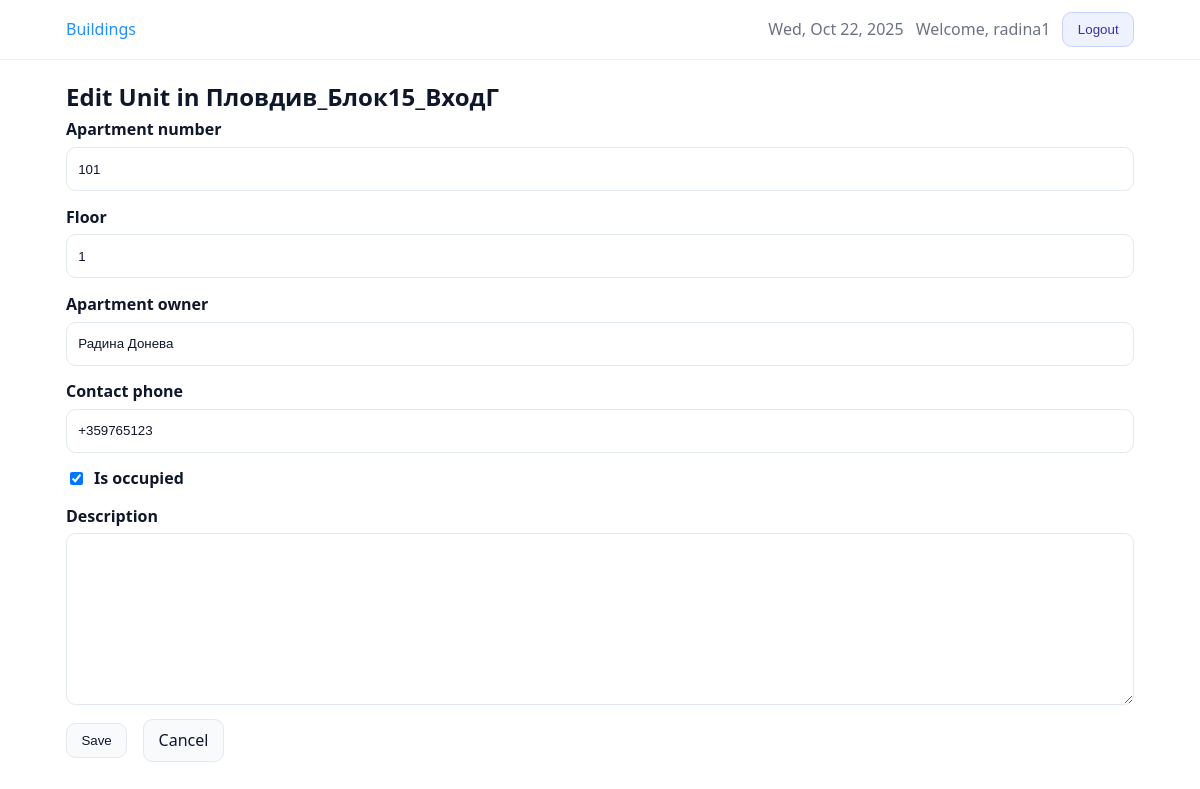
Page /units/14/edit/ (signed in) on the committed database.
### core/models.py (models this page shows, shortened)
class TimeStampedModel(models.Model):
    created_at = models.DateTimeField(auto_now_add=True, db_index=True)
    updated_at = models.DateTimeField(auto_now=True)
    class Meta:
        abstract = True

class Unit(TimeStampedModel):
    building = models.ForeignKey(
        Building,
        on_delete=models.CASCADE,
        related_name="units",  # used by counts/annotations
    )
    number = models.CharField("Apartment number", max_length=32)
    floor = models.IntegerField(null=True, blank=True)
    owner_name = models.CharField("Apartment owner", max_length=255, blank=True)
    contact_phone = models.CharField(
        "Contact phone",
        max_length=32,
        blank=True,
        validators=[phone_validator]
    )
    is_occupied = models.BooleanField(default=False)
    description = models.TextField(blank=True)
    objects = UnitQuerySet.as_manager()
    class Meta:
        ordering = ["building_id", "number", "id"]
        constraints = [
            models.UniqueConstraint(
                Lower("number"),
                "building",
                name="unique_unit_number_ci_per_building",
            )
        ]
        indexes = [
            models.Index(fields=["building", "number"]),
        ]

### core/views.py (the view, shortened to what this page needs)
# urls.py: path("units/<int:pk>/edit/", views.UnitUpdateView.as_view(), name="unit_update"),
class UnitUpdateView(LoginRequiredMixin, UserPassesTestMixin, UpdateView):
    model = Unit
    form_class = UnitForm
    template_name = "core/unit_form.html"
    def get_object(self, queryset=None):
        obj = super().get_object(queryset)
        self.building = obj.building
        return obj
    def test_func(self):
        unit = self.get_object()
        return self.request.user.is_staff or unit.building.owner_id == self.request.user.id
    def get_form_kwargs(self):
        kwargs = super().get_form_kwargs()
        kwargs["building"] = self.building
        kwargs["user"] = self.request.user
        return kwargs

### core/forms.py (shortened to what this page needs)
class UnitForm(forms.ModelForm):
    class Meta:
        model = Unit
        fields = ("number", "floor", "owner_name", "contact_phone", "is_occupied", "description")
    def __init__(self, *args, user=None, building=None, **kwargs):
        self._user = user
        self._building = building
        super().__init__(*args, **kwargs)
        if "building" in self.fields:
            if self._building is not None:
                self.fields["building"].initial = self._building
                self.fields["building"].disabled = True
        self.fields["contact_phone"].widget.attrs.setdefault(
            "placeholder", "+359..."
        )

### templates/core/unit_form.html (shortened to what this page needs)
{% extends "base.html" %}
{% load static %}
{% block content %}
  {% if building %}
    {% if form.instance.pk %}
      {% with page_title="Edit Unit in "|add:building.name %}
        {% include "core/_form_layout.html" with form=form title=page_title cancel_url=cancel_url %}
      {% endwith %}
    {% else %}
      {% with page_title="New Unit in "|add:building.name %}
        {% include "core/_form_layout.html" with form=form title=page_title cancel_url=cancel_url %}
      {% endwith %}
    {% endif %}
  {% elif form.instance.building_id %}
    {% if form.instance.pk %}
      {% with page_title="Edit Unit in "|add:form.instance.building.name %}
        {% include "core/_form_layout.html" with form=form title=page_title cancel_url=cancel_url %}
      {% endwith %}
    {% else %}
      {% with page_title="New Unit in "|add:form.instance.building.name %}
        {% include "core/_form_layout.html" with form=form title=page_title cancel_url=cancel_url %}
      {% endwith %}
    {% endif %}
  {% else %}
    {% with page_title=form.instance.pk|yesno:"Edit Unit,New Unit" %}
      {% include "core/_form_layout.html" with form=form title=page_title cancel_url=cancel_url %}
    {% endwith %}
  {% endif %}
{% endblock %}

### templates/base.html (shortened to what this page needs)
{% load static %}
<!doctype html>
<html lang="en">
  <head>
    <link rel="stylesheet" href="{% static 'css/app.css' %}?v={% now 'U' %}"/>
  </head>
  <body class="{% block body_class %}{% endblock %}">
    <header style="border-bottom:1px solid #eef2f6; background:#fff;">
      <div style="max-width:1100px; margin:0 auto; padding:.75rem 1rem;">
        <div style="display:flex; justify-content:space-between; align-items:center; gap:1rem;">
          <nav style="display:flex; gap:1rem; align-items:center;" aria-label="Primary">
            {% block topbar_left %}
              <a href="{% url 'buildings_list' %}" style="text-decoration:none; color:#1e90ff;">Buildings</a>
            {% endblock %}
          </nav>
          <div style="display:flex; gap:.75rem; align-items:center; white-space:nowrap;">
            {% block topbar_right %}
              {% if user.is_authenticated %}
                <time datetime="{% now 'c' %}" style="color:#6b7280;">{% now 'D, M j, Y' %}</time>
                <span style="color:#6b7280;">Welcome, {{ user.get_full_name|default:user.username }}</span>
                <form action="{% url 'logout' %}" method="post" style="display:inline;">
                  <button type="submit" class="btn btn-secondary">Logout</button>
                </form>
              {% else %}
                <a class="btn" href="{% url 'login' %}">Login</a>
              {% endif %}
            {% endblock %}
          </div>
        </div>
      </div>
    </header>
    <main style="max-width:1100px; margin:1.25rem auto; padding:0 1rem;">
      {% block content %}{% endblock %}
    </main>
  </body>
</html>

### templates/core/_form_layout.html (shortened to what this page needs)
<h2 class="mb-1">{{ title }}</h2>
<form method="post" novalidate>
  {% for field in form.visible_fields %}
    <div class="form-row{% if field.errors %} has-errors{% endif %}">
      {% if field.field.widget.input_type == 'checkbox' %}
        <label class="checkbox">
          {{ field }} <span>{{ field.label }}</span>
        </label>
      {% else %}
        <label for="{{ field.id_for_label }}">{{ field.label }}</label>
        {{ field }}
      {% endif %}
    </div>
  {% endfor %}
  <div class="row gap mt-2">
    <button class="btn" type="submit">Save</button>
    <a class="btn" href="{{ cancel_url|default:'javascript:history.back()' }}">Cancel</a>
  </div>
</form>

### static/css/app.css (style rules this page uses)
*, *::before, *::after { box-sizing: border-box; }
html, body { height: 100%; }
body { margin: 0; font-family: ui-sans-serif, system-ui, -apple-system, Segoe UI, Roboto, Helvetica, Arial; line-height: 1.45; color: #0f172a; background: #fff; }
a { color: #0ea5e9; text-decoration: none; }
.row { display: flex; align-items: center; }
.gap { gap: 1rem; }
.mt-2 { margin-top:.75rem }
.mb-1 { margin-bottom:.25rem }
.btn { --bg: #f8fafc; --bd: #e2e8f0; --fg: #0f172a; display:inline-flex;align-items:center;justify-content:center; padding:.55rem .9rem;border:1px solid var(--bd);border-radius:.6rem; background:var(--bg);color:var(--fg);font-weight:500;cursor:pointer;user-select:none; transition: background-color .15s ease, border-color .15s ease, color .15s ease; text-decoration: none; }
a.btn { display:inline-flex; align-items:center; justify-content:center; }
a.btn, a.btn:visited { color: var(--fg); text-decoration: none; }
.btn-secondary { --bg:#eef2ff; --bd:#c7d2fe; --fg:#3730a3; }
label { font-weight: 600; color: #0f172a; display:inline-block; margin-bottom:.35rem; }
.form-row { margin-bottom: .9rem; }
.input, input[type=text], input[type=password], input[type=email], input[type=tel], input[type=number], input[type=date], select, textarea { width:100%; display:block; padding:.6rem .7rem; border:1px solid #e2e8f0; border-radius:.6rem; background:#fff; color:#0f172a; outline:none; transition: border-color .15s ease, box-shadow .15s ease; box-sizing: border-box; }
.input, input[type=text], input[type=password], input[type=email], input[type=tel], input[type=number], input[type=date], select { height: 44px; line-height: 1.4; }
.checkbox { display:flex; align-items:center; gap:.5rem; }
textarea, textarea.input { resize: vertical; min-height: 6rem; height: auto; }
.input::placeholder, input::placeholder, textarea::placeholder { color:#94a3b8; }

### rows in the picture
Unit: visible_fields "101" "1" "Радина Донева" "+359765123", visible_fields "☑"

### other values in the picture
{{ user.get_full_name|default:user.username }} "radina1"
{{ title }} "Edit Unit in Пловдив_Блок15_ВходГ"
{{ field.label }} "Apartment number" "Floor" "Apartment owner" "Contact phone" "Description"
{{ field.label }} "Is occupied"
